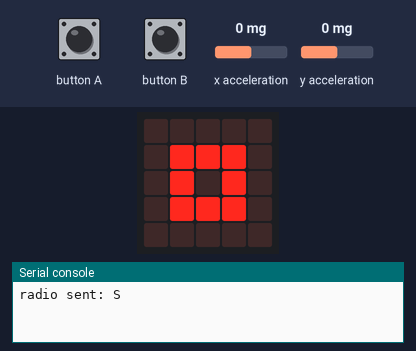
The program below on a simulated BBC micro:bit running MicroPython. Parts: the board's 5×5 LED display, the last lines printed to the serial console. The test bench sets the inputs (shaded band); at power-on: x acceleration 0 mg, y acceleration 0 mg. No radio messages arrive unless stated (any console line starting 'radio sent:' is added by the test bench).

Above: at 1.2 s.
1.3 s: x acceleration set to -1440 mg
At 1.8 s:
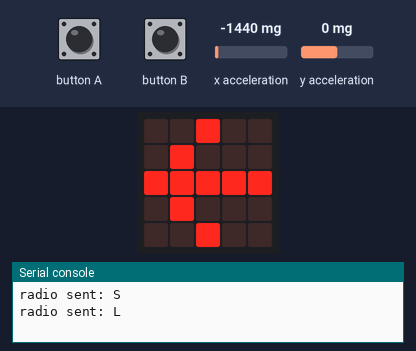
3.0 s: y acceleration set to -1440 mg
At 4.2 s:
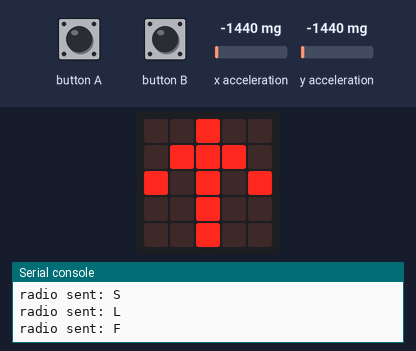
4.5 s: y acceleration set to 750 mg
At 5.5 s:
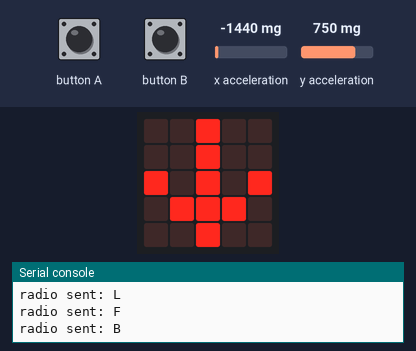
9.5 s: y acceleration set to 271 mg
11.0 s: y acceleration set to 230 mg
At 11.9 s:
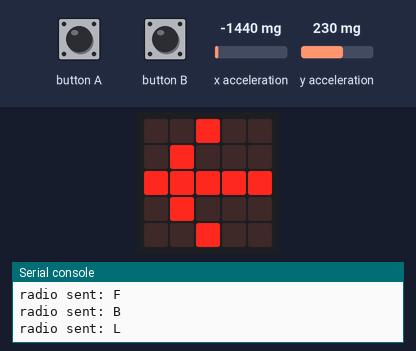
Timing chart, 0 to 13.5 s (numbered marks = the images above; inputs shaded):
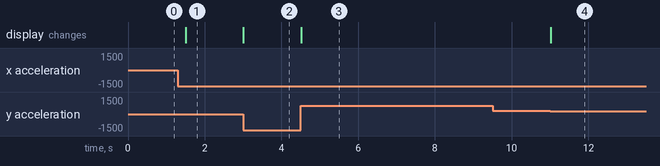

Measured:
- the behaviour switches between 251 and 250 mg on y acceleration (found by bisection; images 3 and 4)
- after the input at 1.3 s, the display: changes after 0.20 s (image 1)
- after the input at 3.0 s, the display: changes at once (image 2)
- after the input at 4.5 s, the display: changes at once (image 3)
- after the input at 9.5 s, every drawn part: stays the same
- after the input at 11.0 s, the display: changes at once (image 4)

The program:

bitbot-rc-1.py
```python
# Bitbot remote control
from microbit import *
import radio

tilt_threshold = 250
forward_command = "F"
stop_command = "S"
left_command = "L"
right_command = "R"
reverse_command = "B"
fast_command = "Z"
slow_command = "W"

radio.on()

last_action = ""

while True:

    action = ""

    if button_a.was_pressed():
        action = fast_command
    elif button_b.was_pressed():
        action = slow_command
    else:
        side_to_side = accelerometer.get_x()
        forward_back = accelerometer.get_y()

        if forward_back < -tilt_threshold:
            display.show(Image.ARROW_N)
            action = forward_command
        elif forward_back > tilt_threshold:
            display.show(Image.ARROW_S)
            action = reverse_command
        elif side_to_side > tilt_threshold:
            display.show(Image.ARROW_E)
            action = right_command
        elif side_to_side < -tilt_threshold:
            display.show(Image.ARROW_W)
            action = left_command
        else:
            display.show(Image.SQUARE_SMALL)
            action = stop_command

    if action != last_action:
        radio.send(action)
        last_action = action

    sleep(500)
```
